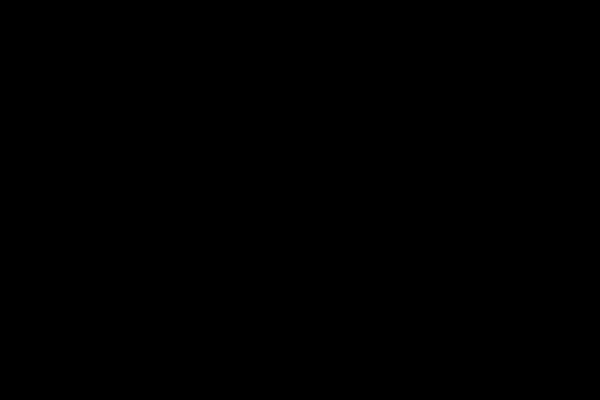
Frame 1 (no input)
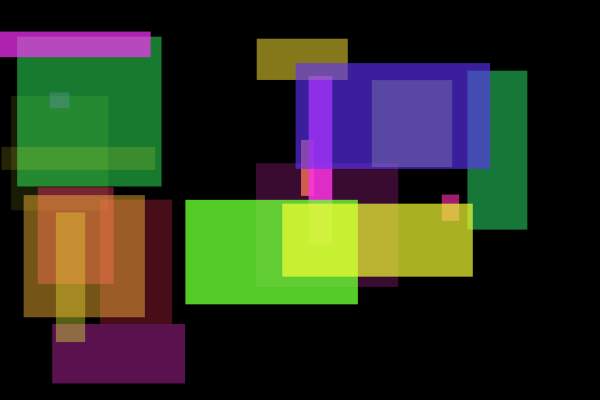
Frame 60 (the mouse pressed at the canvas centre just before this capture)
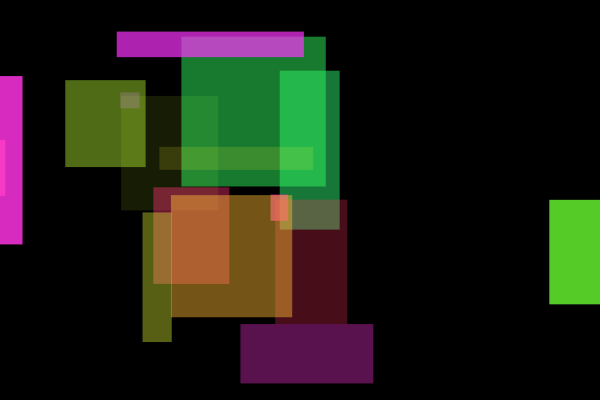
Frame 120 (the mouse held since frame 60 and released just before this capture)

The Processing sketch that drew these frames (run headless with seeded random() and noise(); from frame 60 on, the mouse is pressed at the canvas centre):

// Processing sketch: motion_22_class_patterns1
// ── motion_22_class_patterns1.pde
Rectangle[] rectangle = new Rectangle[20];
float w, h, x, y, xSpeed, ySpeed;

void setup() {
  size(600, 400);
  noStroke();
  ellipseMode(CENTER);
  colorMode(HSB, 360, 100, 100, 100);
  smooth();
  for (int i = 0; i < rectangle.length; i++) {
    w = random(10, 200);
    h = random(10, 200);
    x = -w;
    y = random(0, height-h);
    xSpeed = random(1, 10);
    ySpeed = 0;
    rectangle[i] = new Rectangle(x, y, w, h, color(random(360), 80, 100, random(10, 90)), xSpeed, ySpeed);
  }
}

void draw() {
  background(0);
  for (int i = 0; i < rectangle.length; i ++ ) {
    rectangle[i].drawRect();
    rectangle[i].moveRect();
  }
}

class Rectangle {
  float x;
  float y;
  float w;
  float h;
  color c;
  float xSpeed, ySpeed;

  Rectangle(float _x, float _y, float _w, float _h, color _c, float _xSpeed, float _ySpeed) {
    x = _x;
    y = _y;
    w = _w;
    h = _h;
    c = _c;
    xSpeed = _xSpeed;
    ySpeed = _ySpeed;
  }

  void moveRect() {
    x = x + xSpeed;
    y = y + ySpeed;

    if (x > width + w) {
      x = -w;
    }

    if (y > height + h) {
      y = -h;
    }
  }

  void drawRect() {
    fill(c);
    rect(x, y, w, h);
  }
}
